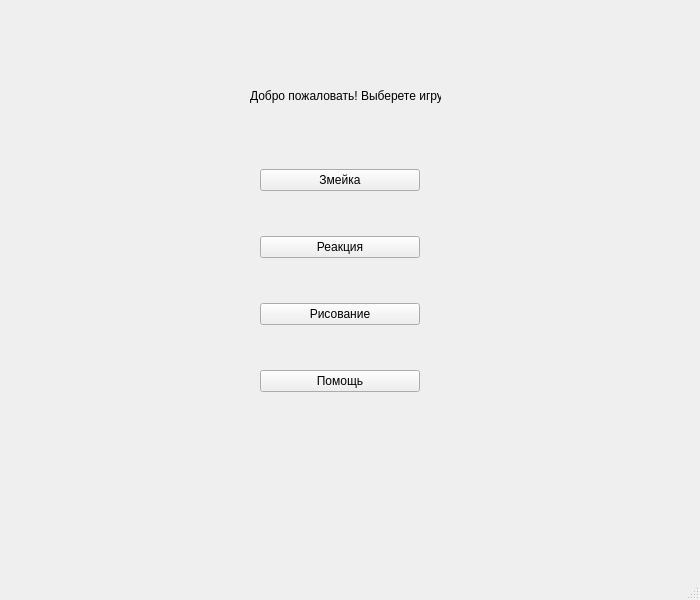
<?xml version="1.0" encoding="UTF-8"?>
<ui version="4.0">
 <class>MainWindow</class>
 <widget class="QMainWindow" name="MainWindow">
  <property name="geometry">
   <rect>
    <x>0</x>
    <y>0</y>
    <width>700</width>
    <height>600</height>
   </rect>
  </property>
  <property name="maximumSize">
   <size>
    <width>700</width>
    <height>600</height>
   </size>
  </property>
  <property name="windowTitle">
   <string>MainWindow</string>
  </property>
  <widget class="QWidget" name="centralwidget">
   <widget class="QWidget" name="verticalLayoutWidget">
    <property name="geometry">
     <rect>
      <x>260</x>
      <y>130</y>
      <width>160</width>
      <height>301</height>
     </rect>
    </property>
    <layout class="QVBoxLayout" name="verticalLayout">
     <item>
      <widget class="QPushButton" name="pushButton_2">
       <property name="text">
        <string>Змейка</string>
       </property>
      </widget>
     </item>
     <item>
      <widget class="QPushButton" name="pushButton_3">
       <property name="text">
        <string>Реакция</string>
       </property>
      </widget>
     </item>
     <item>
      <widget class="QPushButton" name="pushButton">
       <property name="text">
        <string>Рисование</string>
       </property>
      </widget>
     </item>
     <item>
      <widget class="QPushButton" name="pushButton_4">
       <property name="text">
        <string>Помощь</string>
       </property>
      </widget>
     </item>
    </layout>
   </widget>
   <widget class="QLabel" name="label">
    <property name="geometry">
     <rect>
      <x>250</x>
      <y>80</y>
      <width>191</width>
      <height>31</height>
     </rect>
    </property>
    <property name="text">
     <string>Добро пожаловать! Выберете игру</string>
    </property>
   </widget>
  </widget>
  <widget class="QMenuBar" name="menubar">
   <property name="geometry">
    <rect>
     <x>0</x>
     <y>0</y>
     <width>700</width>
     <height>21</height>
    </rect>
   </property>
  </widget>
  <widget class="QStatusBar" name="statusbar"/>
 </widget>
 <resources/>
 <connections/>
</ui>
